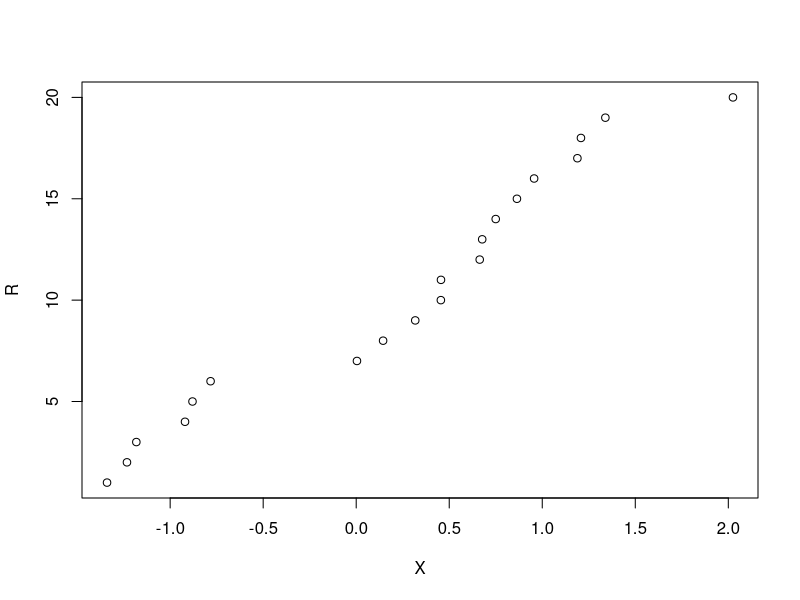
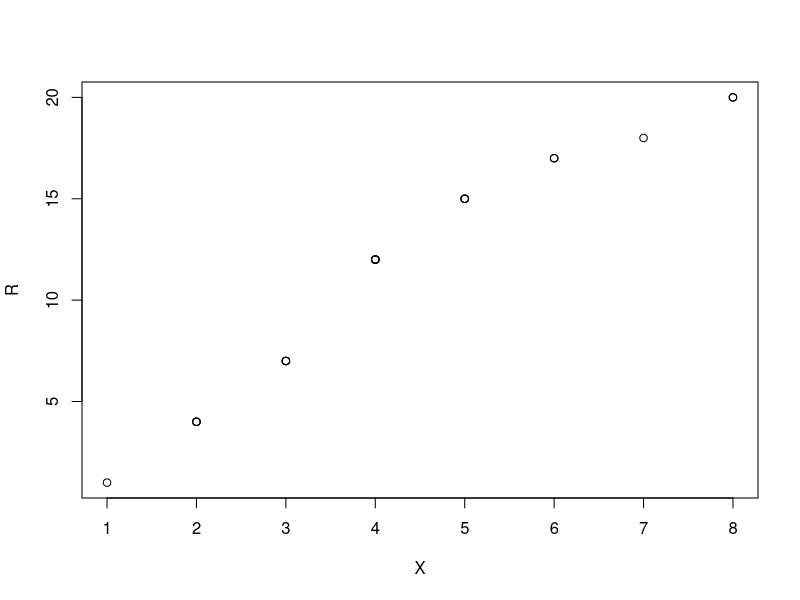
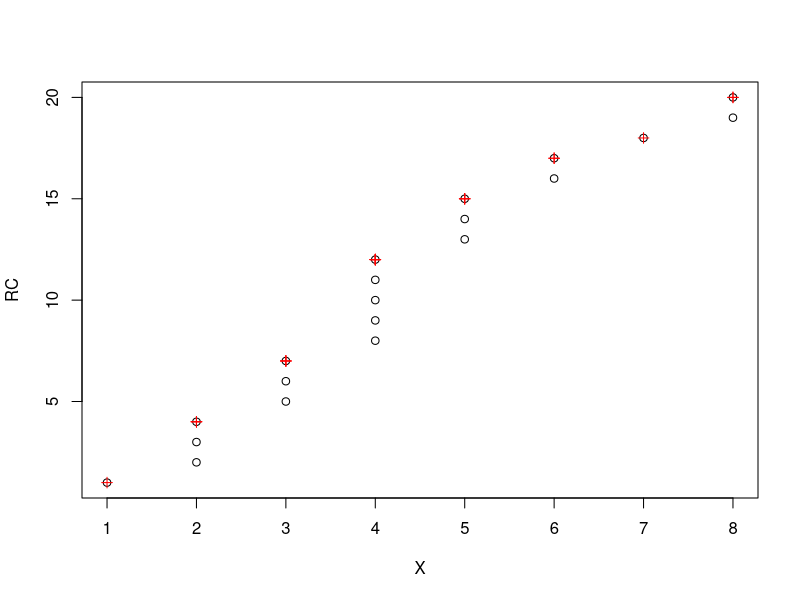

These figures' R source, in order:
setwd('/Users/jedrzejsarna/Desktop/II stopien 3 semestr/Testowanie hipotez statystycznych')

#test zgodnosci chi-kwadrat - hipoteza zlozona

#ENW jest podany w wykladzie, zadanie - policzyc go numerycznie, czyli zapisac funkcje wiarygodnosci
#i wyliczyc za pomoca R ENW

N<-c(110,235,155)
n<-sum(N)
T<-(2*N[1]+N[2])/(2*n) #ENW thety
P<-c(T^2,2*T*(1-T),(1-T)^2)
Q<-0
for (j in 1:3) {
  Q=Q+(N[j]- (n*P[j]))^2/(n*P[j]) } #statystyka testowa chi-kwadrat
p<-1-pchisq(Q,1)#p-wartosc dla tej statystyki
N/n #frakcje (bez zakladania H0)
P #wyliczone prawdopodobienstwa (dla H0)
p #nie ma podstaw do odrzucenia hipotezy zerowej (ze zakladany rozklad jest taki jak przy H0)

#Rangi
#Wygenerować 20 obserwacji z rozkładu N(0,1). Narysować punkty (𝑋􏰈, 𝑅􏰈).
n<-20
X<-rnorm(n,0,1)
R<-c()
for (i in 1:n) {
  R[i]=0
  for(j in 1:n) {
    if(X[j]<=X[i]){
      R[i]=R[i]+1}
    }
}
plot(X,R)
#Wygenerować 20 obserwacji 𝑋􏰆, ... , 𝑋􏰁􏰇 z rozkładu Poissona 𝑃(5). Narysować punkty (𝑋􏰈, 𝑅􏰈).
n<-20
X<-rpois(n,5)
R<-c()
for (i in 1:n){
  R[i]=0 
  for(j in 1:n) {
    if(X[j]<=X[i]){
      R[i]=R[i]+1} 
  }
}
plot(X,R)
R

#Narysować wykres jeszcze raz uwzględniając poprawki na powtarzające się rangi
U <- runif(n,0,1) #ta zmienna posluzy do losowania (przy tych samych rangach)
C<-R+U
RC<-c()
for (i in 1:n) {
  RC[i]=0
  for(j in 1:n) {
    if(C[j]<=C[i]){
      RC[i]=RC[i]+1} 
    }
}
plot(X,RC)
points(X,R,pch=3,col="red")
#Gotowiec:
R<-rank(X,ties.method = "max")
RC<-rank(X,ties.method = "random")
